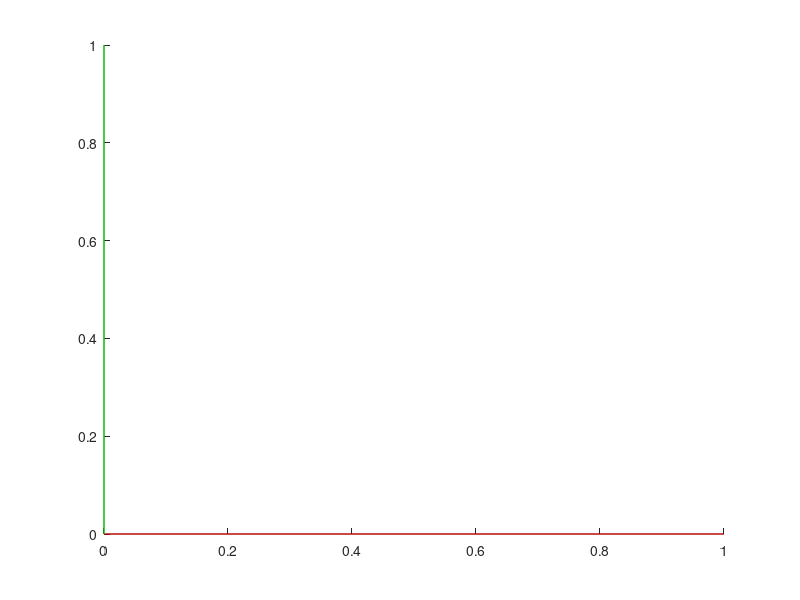

Source code (MATLAB):
function h = triad(varargin)
    % TRIAD adds a reference frame to an axes using red/green/blue to represent
    % the x, y, and z-directions respectively.
    %   TRIAD This function adds a reference frame a specified parent or the
    %   current axes using red/green/blue to represent the x, y, and
    %   z-directions respectively. An hgtransform object is returned that is
    %   the parent of three line objects representing the specified axes. A
    %   number of parameters can be varied allowing the user to adjust the
    %   reference frame representation as needed including:
    %       'linestyle' - [ {-} | -- | : | -. | none ]
    %       'linewidth' - Used to define thickness lines representing axes
    %                     Default value is 0.50
    %                     Value must be finite and greater than zero
    %       'matrix'    - 4x4 homogenious transform
    %       'parent'    - Axes or other hgtransform handle
    %       'scale'     - Used to define the length of each axes line
    %                     Default value is 1.00
    %                     Value(s) must be finite and greater than zero
    %                     A scalar value scales the x, y, and z-axis equally
    %                     A 3-element array (e.g. [1,2,3]) scales each of the
    %                       axes seperately.
    %       'tag        - String describing object
    %
    %   Example
    %       axs = axes;
    %       view(3);
    %       daspect([1 1 1]);
    %       h = triad('Parent',axs,'Scale',10,'LineWidth',3,...
    %           'Tag','Triad Example','Matrix',...
    %           makehgtform('xrotate',pi/4,'zrotate',pi/3,'translate',[1,2,3]));
    %       H = get(h,'Matrix');
    %       for theta = 0:360
    %           set(h,'Matrix',H*makehgtform(...
    %               'xrotate',deg2rad(theta),'zrotate',deg2rad(theta)));
    %           drawnow
    %       end
    %
    %   See also hgtransform
    %
    %   (c) M. Kutzer 20Oct2014, USNA

    %Updates
    %   19Dec2014 - Updated parent definition and extended documentation

    % TODO - create a triad class

    %% Find or default parent
    idx = find(strcmpi('parent', varargin));

    if ~isempty(idx)

        if numel(idx) > 1
            idx = idx(end);
            warning(sprintf('Multiple Parents are specified, using %d.', idx));
        end

        mom = varargin{idx + 1};
        axs = ancestor(mom, 'axes', 'toplevel');
        hold(axs, 'on');
    else
        mom = gca;
        hold(mom, 'on');
    end

    %% Create triad
    h = hgtransform('Parent', mom);
    kids(1) = plot3([0, 1], [0, 0], [0, 0], 'Color', [1, 0, 0], 'Tag', 'X-Axis', 'Parent', h);
    kids(2) = plot3([0, 0], [0, 1], [0, 0], 'Color', [0, 1, 0], 'Tag', 'Y-Axis', 'Parent', h);
    kids(3) = plot3([0, 0], [0, 0], [0, 1], 'Color', [0, 0, 1], 'Tag', 'Z-Axis', 'Parent', h);

    %% Update properties
    for i = 1:2:numel(varargin)

        switch lower(varargin{i})
            case 'linestyle'
                set(kids, varargin{i}, varargin{i + 1});
            case 'linewidth'
                set(kids, varargin{i}, varargin{i + 1});
            case 'matrix'
                set(h, varargin{i}, varargin{i + 1});
            case 'parent'
                %do nothing, property handled earlier
                %set(h,varargin{i},varargin{i+1});
                %daspect([1 1 1]);
            case 'scale'
                s = varargin{i + 1};

                if numel(s) == 1
                    s = repmat(s, 1, 3);
                end

                if numel(s) ~= 3
                    error('The scaling factor must be a singular value or a 3-element array.');
                end

                for j = 1:numel(kids)
                    xdata = get(kids(j), 'XData');
                    ydata = get(kids(j), 'YData');
                    zdata = get(kids(j), 'ZData');
                    set(kids(j), 'XData', xdata * s(1), 'YData', ydata * s(2), 'ZData', zdata * s(3));
                end

            case 'tag'
                set(h, varargin{i}, varargin{i + 1});
            otherwise
                % TODO - add check for properties in line or hgtransform, and
                % update property accordingly.
                warning(sprintf('Ignoring "%s," unexpected property.', varargin{i}));
        end

    end
